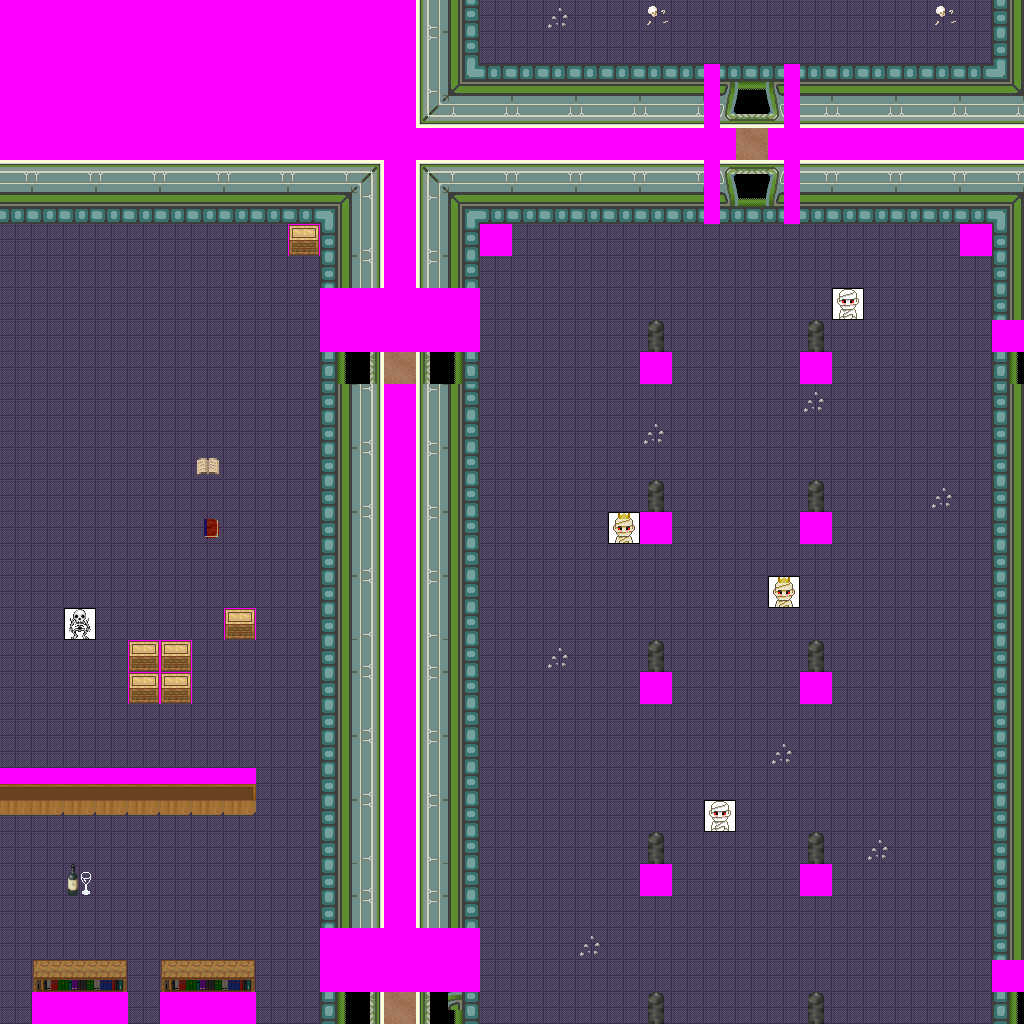

A 2D game scene composited from a Tiled map and its tileset images. What follows is a short description and the map's XML, with each tile layer's data collapsed to a summary:
An orthogonal 32x32 tile map with 32x32 px tiles, 7 tile layers (Ground, Objects, Above, Walkable, ...), 21 tilesets and 22 objects (11x newmap, from_west_0, from_west_1, from_east_0, from_east_1, ...).

<map version="1.0" orientation="orthogonal" width="32" height="32" tilewidth="32" tileheight="32">
 <tileset firstgid="1" name="ground_indoor_grey_skull" tilewidth="32" tileheight="32">
  <image source="../drawable/ground_indoor_grey_skull.png" width="128" height="64" />
 </tileset>
 <tileset firstgid="9" name="ground_ground_2" tilewidth="32" tileheight="32">
  <image source="../drawable/ground_ground_2.png" width="128" height="32" />
 </tileset>
 <tileset firstgid="13" name="building_wall_int_blue_green" tilewidth="32" tileheight="32">
  <image source="../drawable/building_wall_int_blue_green.png" width="128" height="128" />
 </tileset>
 <tileset firstgid="29" name="building_wall_int_green_blue_2" tilewidth="32" tileheight="32">
  <image source="../drawable/building_wall_int_green_blue_2.png" width="128" height="64" />
 </tileset>
 <tileset firstgid="37" name="item_pot_box" tilewidth="32" tileheight="32">
  <image source="../drawable/item_pot_box.png" width="32" height="32" />
 </tileset>
 <tileset firstgid="38" name="furniture_table_table_with_beer_dark" tilewidth="32" tileheight="32">
  <image source="../drawable/furniture_table_table_with_beer_dark.png" width="160" height="64" />
 </tileset>
 <tileset firstgid="48" name="furniture_table_table_with_beer" tilewidth="32" tileheight="32">
  <image source="../drawable/furniture_table_table_with_beer.png" width="128" height="64" />
 </tileset>
 <tileset firstgid="56" name="item_corpse_skull_pale" tilewidth="32" tileheight="32">
  <image source="../drawable/item_corpse_skull_pale.png" width="64" height="32" />
 </tileset>
 <tileset firstgid="58" name="item_documents_book" tilewidth="32" tileheight="32">
  <image source="../drawable/item_documents_book.png" width="64" height="64" />
 </tileset>
 <tileset firstgid="62" name="ground_rock_rocks" tilewidth="32" tileheight="32">
  <image source="../drawable/ground_rock_rocks.png" width="64" height="64" />
 </tileset>
 <tileset firstgid="66" name="furniture_shelve_pale_book_bottle_shelf" tilewidth="32" tileheight="32">
  <image source="../drawable/furniture_shelve_pale_book_bottle_shelf.png" width="96" height="128" />
 </tileset>
 <tileset firstgid="78" name="item_drink_bottle_and_glass" tilewidth="32" tileheight="32">
  <image source="../drawable/item_drink_bottle_and_glass.png" width="128" height="64" />
 </tileset>
 <tileset firstgid="86" name="furniture_clock_wooden_clock" tilewidth="32" tileheight="32">
  <image source="../drawable/furniture_clock_wooden_clock.png" width="32" height="192" />
 </tileset>
 <tileset firstgid="92" name="plant_indoor_pot_plant" tilewidth="32" tileheight="32">
  <image source="../drawable/plant_indoor_pot_plant.png" width="32" height="96" />
 </tileset>
 <tileset firstgid="95" name="item_statue_metal_and_stone" tilewidth="32" tileheight="32">
  <image source="../drawable/item_statue_metal_and_stone.png" width="96" height="64" />
 </tileset>
 <tileset firstgid="101" name="logic_creature_mummy" tilewidth="32" tileheight="32">
  <image source="../drawable/logic_creature_mummy.png" width="64" height="32" />
 </tileset>
 <tileset firstgid="103" name="building_entrance_blue_green_wide" tilewidth="32" tileheight="32">
  <image source="../drawable/building_entrance_blue_green_wide.png" width="128" height="512" />
 </tileset>
 <tileset firstgid="167" name="building_entrance_blue_green_ns_centered" tilewidth="32" tileheight="32">
  <image source="../drawable/building_entrance_blue_green_ns_centered.png" width="96" height="128" />
 </tileset>
 <tileset firstgid="179" name="logic_creature_undead_skeleton" tilewidth="32" tileheight="32">
  <image source="../drawable/logic_creature_undead_skeleton.png" width="192" height="32" />
 </tileset>
 <tileset firstgid="185" name="building_wall_int_sandstone" tilewidth="32" tileheight="32">
  <image source="../drawable/building_wall_int_sandstone.png" width="96" height="160" />
 </tileset>
 <tileset firstgid="200" name="walkable_sentinel" tilewidth="32" tileheight="32">
  <image source="../drawable/walkable_sentinel.png" width="32" height="32" />
 </tileset>
 <layer name="Ground" width="32" height="32">
  <data>[1024 cells, 1024 non-empty, 9 distinct tile ids]</data>
 </layer>
 <layer name="Objects" width="32" height="32">
  <data>[1024 cells, 67 non-empty, 29 distinct tile ids]</data>
 </layer>
 <layer name="Above" width="32" height="32">
  <data>[1024 cells, 35 non-empty, 15 distinct tile ids]</data>
 </layer>
 <layer name="Walkable" width="32" height="32">
  <data>[1024 cells, 355 non-empty, 1 distinct tile ids]</data>
 </layer>
 <layer name="Objects_stendhal" width="32" height="32">
  <data>[1024 cells, 229 non-empty, 39 distinct tile ids]</data>
 </layer>
 <layer name="Above_stendhal" width="32" height="32">
  <data>[1024 cells, 0 non-empty, 0 distinct tile ids]</data>
 </layer>
 <layer name="Objects_stendhal2" width="32" height="32">
  <data>[1024 cells, 5 non-empty, 3 distinct tile ids]</data>
 </layer>
 <objectgroup name="Mapevents" width="32" height="32">
  <object name="exit_east_0" type="newmap" x="992" y="352" width="32" height="32">
   <properties>
    <property name="map" value="level_2_orril_lich_palace_x2_y2" />
    <property name="place" value="from_east_0" />
   </properties>
  </object>
  <object name="exit_east_1" type="newmap" x="992" y="992" width="32" height="32">
   <properties>
    <property name="map" value="level_2_orril_lich_palace_x2_y2" />
    <property name="place" value="from_east_1" />
   </properties>
  </object>
  <object name="exit_west_0" type="newmap" x="0" y="224" width="32" height="544">
   <properties>
    <property name="map" value="level_2_orril_lich_palace_x0_y2" />
    <property name="place" value="from_west_0" />
   </properties>
  </object>
  <object name="exit_west_1" type="newmap" x="0" y="800" width="32" height="224">
   <properties>
    <property name="map" value="level_2_orril_lich_palace_x0_y2" />
    <property name="place" value="from_west_1" />
   </properties>
  </object>
  <object name="exit_south_0" type="newmap" x="0" y="992" width="32" height="32">
   <properties>
    <property name="map" value="level_2_orril_lich_palace_x1_y3" />
    <property name="place" value="from_south_0" />
   </properties>
  </object>
  <object name="exit_south_1" type="newmap" x="128" y="992" width="32" height="32">
   <properties>
    <property name="map" value="level_2_orril_lich_palace_x1_y3" />
    <property name="place" value="from_south_1" />
   </properties>
  </object>
  <object name="exit_south_2" type="newmap" x="256" y="992" width="64" height="32">
   <properties>
    <property name="map" value="level_2_orril_lich_palace_x1_y3" />
    <property name="place" value="from_south_2" />
   </properties>
  </object>
  <object name="exit_south_3" type="newmap" x="480" y="992" width="160" height="32">
   <properties>
    <property name="map" value="level_2_orril_lich_palace_x1_y3" />
    <property name="place" value="from_south_3" />
   </properties>
  </object>
  <object name="exit_south_4" type="newmap" x="672" y="992" width="128" height="32">
   <properties>
    <property name="map" value="level_2_orril_lich_palace_x1_y3" />
    <property name="place" value="from_south_4" />
   </properties>
  </object>
  <object name="exit_south_5" type="newmap" x="832" y="992" width="160" height="32">
   <properties>
    <property name="map" value="level_2_orril_lich_palace_x1_y3" />
    <property name="place" value="from_south_5" />
   </properties>
  </object>
  </objectgroup>
 <objectgroup name="Spawn" width="32" height="32">
  <!-- 11 objects omitted --></objectgroup>
 <objectgroup name="Keys" width="32" height="32" />
 <objectgroup name="Replace" width="32" height="32" />
</map>
<!-- 12 of 22 objects omitted -->
